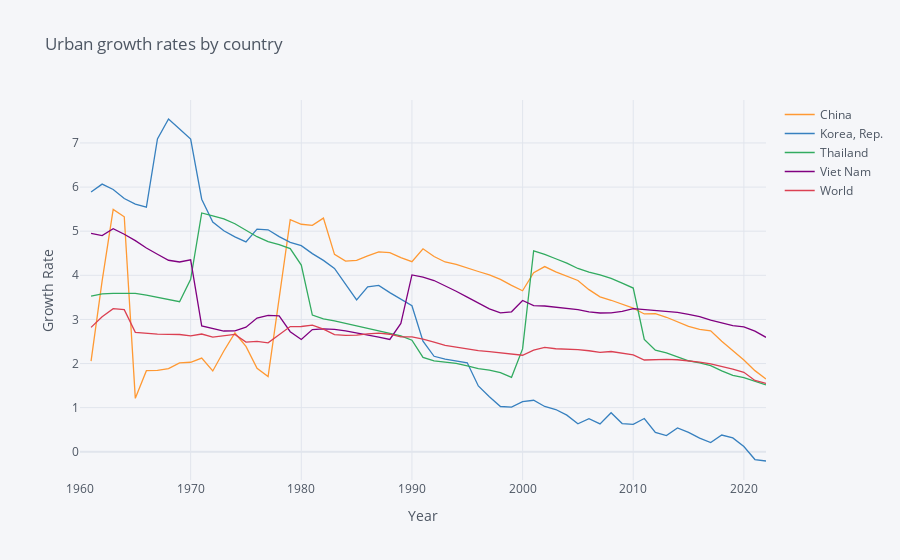

The notebook cell saved with this chart:
### Code cell
import numpy as np

variable_labels = {"SP.URB.GROW":"Urban population growth (annual %)"
                  }

# Three letter codes come from wbdata.get_country()
countries = {"KOR":"Korea, Rep.",
             "CHN":"China",
             "THA":"Thailand",
             "VNM":"Viet Nam", 
             "WLD":"World"
            }

df = wbdata.get_dataframe(variable_labels, country = countries).squeeze()

df = df.unstack('country')
# Date index is of type string; change to integers
df.index = df.index.astype(int)

# Differences (over time) in logs give us growth rates
df.iplot(title="Urban growth rates by country",
                        yTitle="Growth Rate",xTitle='Year')
